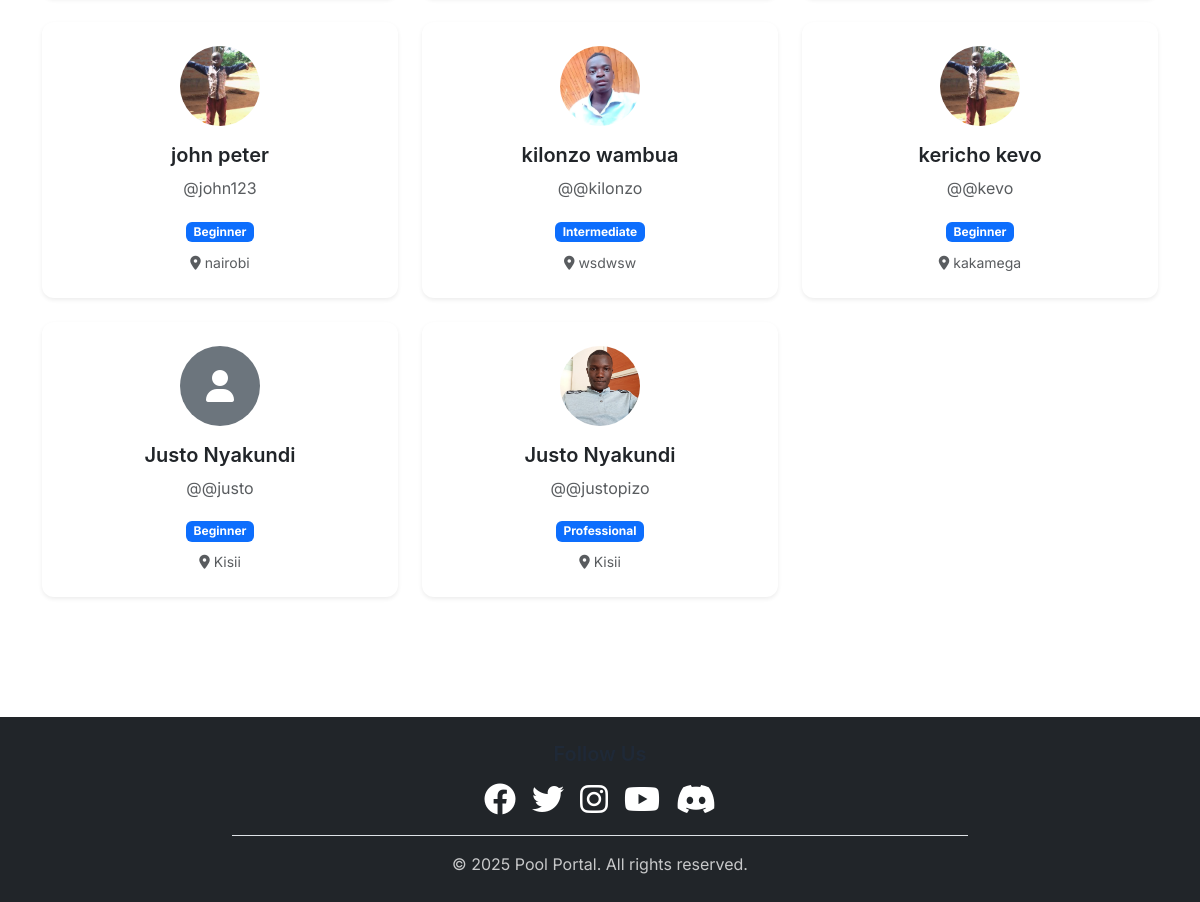
The app's page /accounts/players/ (lower part), older data.
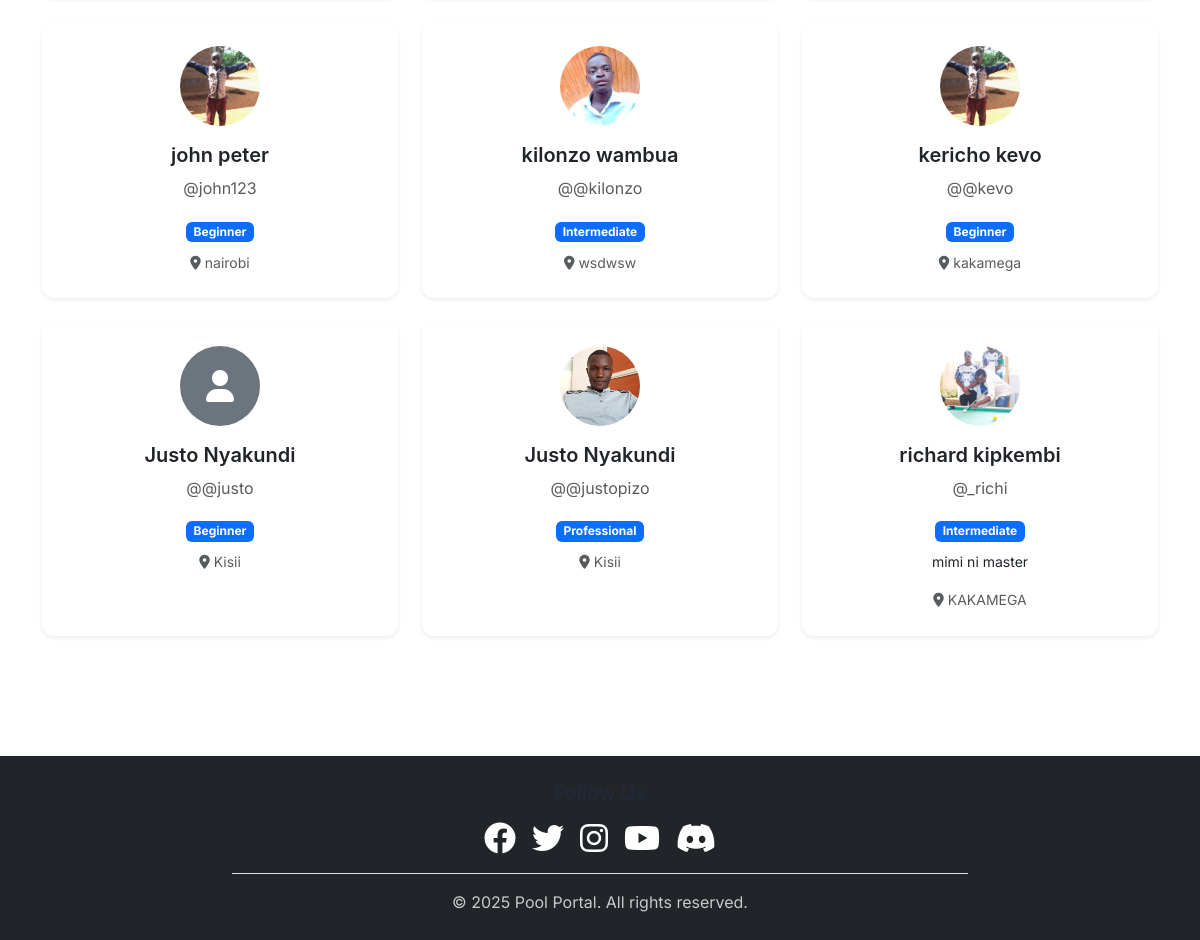
The same page, newer data.
### accounts/models.py (models this page shows, shortened)
class User(AbstractUser):
    USER_TYPE_CHOICES = [
        ('player', 'Player'),
        ('referee', 'Referee'),
    ]
    user_type = models.CharField(max_length=10, choices=USER_TYPE_CHOICES)
    location = models.CharField(max_length=100, blank=True)
    phone_number = models.CharField(max_length=15, blank=True, help_text="Enter your phone number")
    profile_photo = models.ImageField(upload_to='profile_photos/', blank=True, null=True)

class PlayerProfile(models.Model):
    SKILL_LEVELS = [
        ('beginner', 'Beginner'),
        ('intermediate', 'Intermediate'),
        ('advanced', 'Advanced'),
        ('professional', 'Professional'),
    ]
    user = models.OneToOneField(User, on_delete=models.CASCADE, related_name='player_profile')
    bio = models.TextField(max_length=500, blank=True)
    skill_level = models.CharField(max_length=15, choices=SKILL_LEVELS, default='beginner')
    created_at = models.DateTimeField(auto_now_add=True)
    updated_at = models.DateTimeField(auto_now=True)

### accounts/views.py (the view)
# urls.py: path('players/', views.PlayerDirectoryView.as_view(), name='player_directory'),
class PlayerDirectoryView(ListView):
    model = User
    template_name = 'accounts/player_directory.html'
    context_object_name = 'players'
    paginate_by = 12
    def get_queryset(self):
        return User.objects.filter(user_type='player').select_related('player_profile')

### templates/accounts/player_directory.html (shortened to what this page needs)
{% extends 'base.html' %}
{% block content %}
<div class="container py-5">
    <div class="row">
        <div class="col-12">
            {% if players %}
                <div class="row">
                    {% for player in players %}
                        <div class="col-lg-4 col-md-6 mb-4">
                            <div class="card player-card h-100 shadow-sm">
                                <div class="card-body text-center">
                                    {% if player.profile_photo %}
                                        <img src="{{ player.profile_photo.url }}" alt="{{ player.username }}"
                                             class="rounded-circle mb-3" width="80" height="80" style="object-fit: cover;">
                                    {% else %}
                                        <div class="bg-secondary rounded-circle mx-auto mb-3 d-flex align-items-center justify-content-center"
                                             style="width: 80px; height: 80px;">
                                            <i class="fas fa-user fa-2x text-white"></i>
                                        </div>
                                    {% endif %}
                                    <h5 class="card-title">{{ player.first_name }} {{ player.last_name }}</h5>
                                    <p class="text-muted">@{{ player.username }}</p>
                                    {% if player.player_profile %}
                                        <div class="mb-2">
                                            <span class="badge bg-primary">{{ player.player_profile.get_skill_level_display }}</span>
                                        </div>
                                        {% if player.player_profile.bio %}
                                            <p class="card-text small">{{ player.player_profile.bio|truncatewords:15 }}</p>
                                        {% endif %}
                                    {% endif %}
                                    <div class="text-muted small">
                                        <i class="fas fa-map-marker-alt me-1"></i>{{ player.location }}
                                    </div>
                                </div>
                            </div>
                        </div>
                    {% endfor %}
                </div>
            {% else %}
                <div class="text-center py-5">
                    <i class="fas fa-users fa-4x text-muted mb-3"></i>
                    <h4>No players found</h4>
                    <p class="text-muted">Be the first to register as a player!</p>
                </div>
            {% endif %}
        </div>
    </div>
</div>
{% endblock %}

Row changes from the older to the newer data that the page shows:
added User: profile_photo (picture), first_name "richard", last_name "kipkembi", username "_richi", player_profile.skill_level "Intermediate", player_profile.bio "mimi ni master", location "KAKAMEGA"
